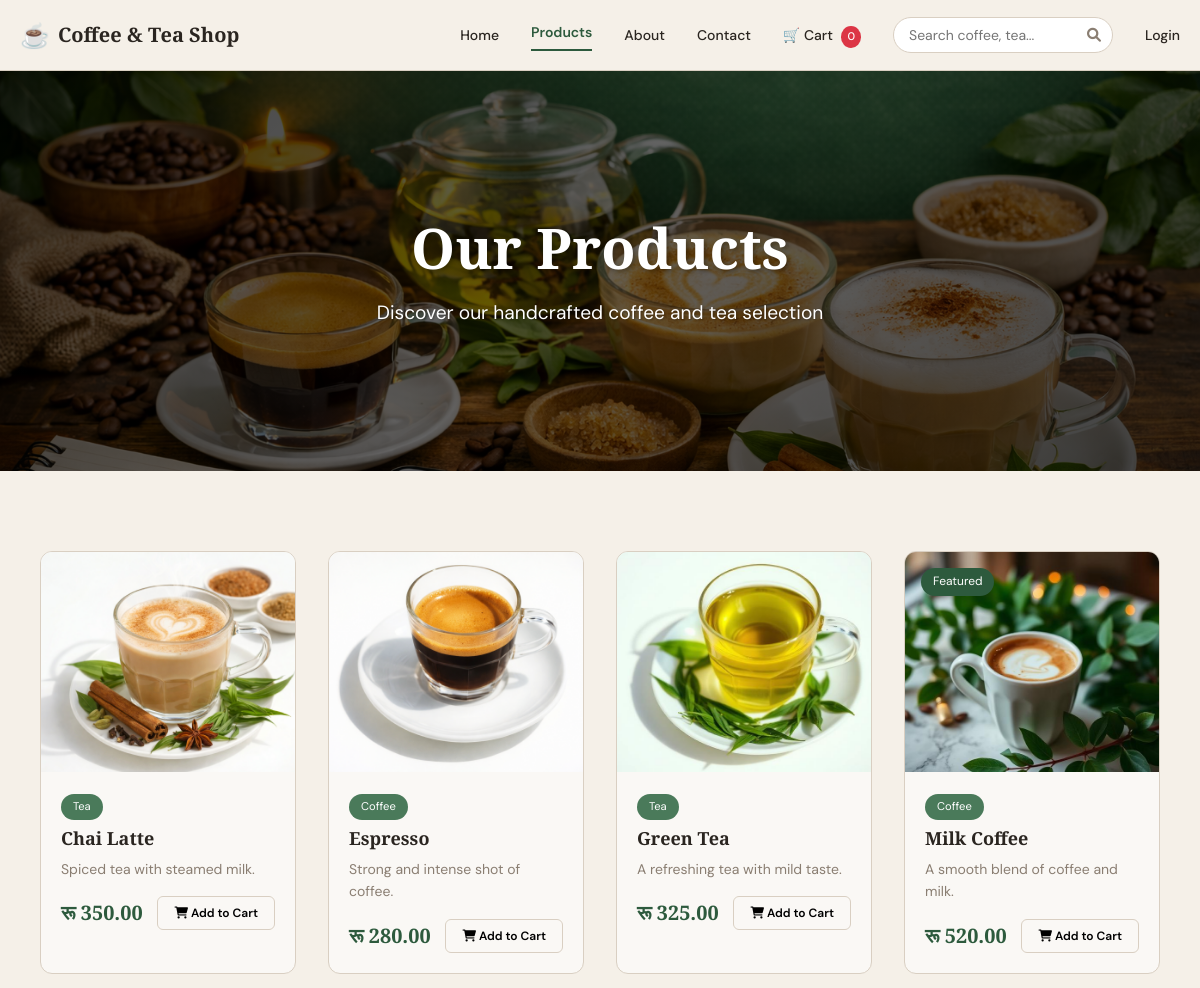
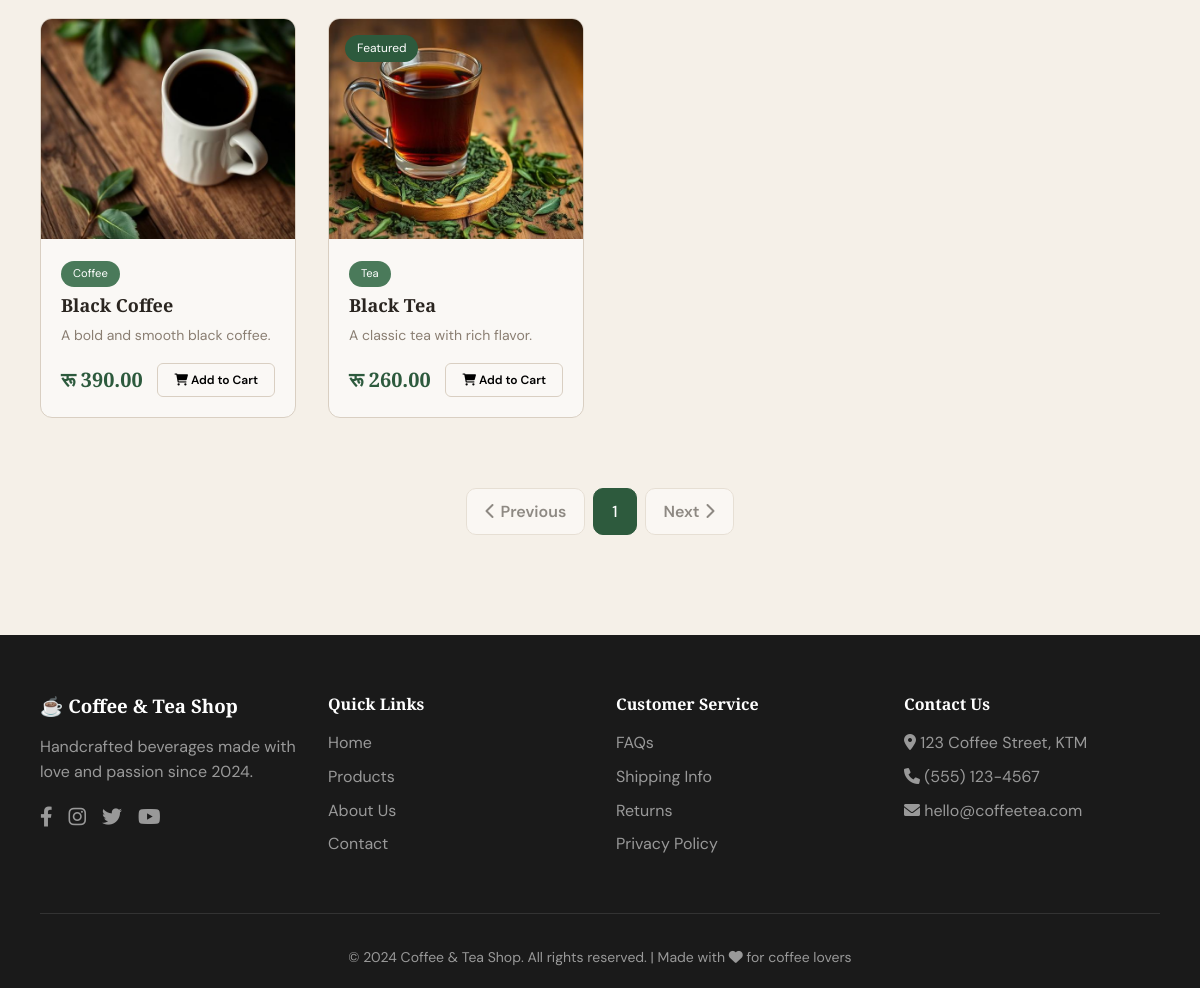
Screenshot of /products/ with the database file from the repository (2 pictures, top to bottom).
### apps/products/models.py (models this page shows, shortened)
class Product(models.Model):
    category = models.ForeignKey(Category, on_delete=models.CASCADE, related_name='products', null=True, blank=True)
    name = models.CharField(max_length=200)
    slug = models.SlugField(unique=True, blank=True)
    description = models.TextField()
    price = models.DecimalField(max_digits=10, decimal_places=2)
    image = models.ImageField(upload_to='products/', blank=True, null=True)
    is_available = models.BooleanField(default=True)
    featured = models.BooleanField(default=False)
    created_at = models.DateTimeField(auto_now_add=True)
    updated_at = models.DateTimeField(auto_now=True)
    class Meta:
        ordering = ['-created_at']

class Category(models.Model):
    name = models.CharField(max_length=100)
    slug = models.SlugField(unique=True, blank=True)
    description = models.TextField(blank=True)
    image = models.ImageField(upload_to='categories/', blank=True, null=True)
    created_at = models.DateTimeField(auto_now_add=True)
    class Meta:
        verbose_name_plural = 'Categories'
        ordering = ['name']

### apps/products/views.py (the view)
# urls.py: path('', views.product_list, name='product_list'),
def product_list(request):
    products_list = Product.objects.filter(is_available=True)
    paginator = Paginator(products_list, 8)
    page_number = request.GET.get('page', 1)
    products = paginator.get_page(page_number)
    return render(request, 'products/product_list.html', {
        'products': products,
    })

### apps/cart/context_processors.py (called while the page is built)
def get_cart(request):
    if request.user.is_authenticated:
        cart, created = Cart.objects.get_or_create(user=request.user)
    else:
        if not request.session.session_key:
            request.session.create()
        cart, created = Cart.objects.get_or_create(session_key=request.session.session_key)
    return cart

def cart_count(request):
    try:
        cart = get_cart(request)
        return {'cart_total_items': cart.get_total_items()}
    except:
        return {'cart_total_items': 0}

### apps/products/templates/products/product_list.html (shortened to what this page needs)
{% extends 'base.html' %}
{% load static %}
{% block products_active %}active{% endblock %}
{% block content %}
<section class="products-hero">
  <div class="container">
    <h1>Our Products</h1>
    <p>Discover our handcrafted coffee and tea selection</p>
  </div>
</section>
<section class="products-page">
  <div class="container">
    <div class="menu-grid">
      {% for product in products %}
      <div class="product-card">
        <div class="product-image">
          {% if product.image %}
            <img src="{{ product.image.url }}" alt="{{ product.name }}">
          {% else %}
            <img src="{% static 'images/placeholder.jpg' %}" alt="{{ product.name }}">
          {% endif %}
          {% if product.featured %}
            <span class="product-badge">Featured</span>
          {% endif %}
        </div>
        <div class="product-card-body">
          {% if product.category %}
            <span class="category-badge">{{ product.category.name }}</span>
          {% endif %}
          <h3>{{ product.name }}</h3>
          <p class="desc">{{ product.description|truncatewords:15 }}</p>
          <div class="product-footer">
            <span class="price">रू {{ product.price|floatformat:2 }}</span>
            <button class="add-to-cart"
                    data-product-id="{{ product.id }}"
                    data-product-name="{{ product.name }}"
                    data-product-price="{{ product.price }}">
              <i class="fas fa-shopping-cart"></i> Add to Cart
            </button>
          </div>
        </div>
      </div>
      {% empty %}
      <div class="no-products">
        <i class="fas fa-coffee"></i>
        <p>No products available at the moment. Please check back later!</p>
      </div>
      {% endfor %}
    </div>
    <div class="pagination-container">
      <div class="pagination">
        {% if products.has_previous %}
          <a href="?page={{ products.previous_page_number }}" class="page-link prev">
            <i class="fas fa-chevron-left"></i> Previous
          </a>
        {% else %}
          <span class="page-link prev disabled">
            <i class="fas fa-chevron-left"></i> Previous
          </span>
        {% endif %}
        {% for num in products.paginator.page_range %}
          {% if products.number == num %}
            <span class="page-link active">{{ num }}</span>
          {% elif num > products.number|add:'-3' and num < products.number|add:'3' %}
            <a href="?page={{ num }}" class="page-link">{{ num }}</a>
          {% endif %}
        {% endfor %}
        {% if products.has_next %}
          <a href="?page={{ products.next_page_number }}" class="page-link next">
            Next <i class="fas fa-chevron-right"></i>
          </a>
        {% else %}
          <span class="page-link next disabled">
            Next <i class="fas fa-chevron-right"></i>
          </span>
        {% endif %}
      </div>
    </div>
  </div>
</section>
{% endblock %}

### static/css/styles.css (style rules this page uses)
:root { --bg: #f5f0e8; --fg: #2a2520; --primary: #2d5a3d; --primary-dark: #1e3d28; --primary-light: #4a7a5a; --primary-fg: #f5f0e8; --card-bg: #faf8f5; --muted: #8a7e72; --border: #d9cfc2; --accent: #c4a27a; --shadow: 0 4px 20px rgba(0,0,0,0.08); --shadow-hover: 0 8px 30px rgba(0,0,0,0.12); }
* { margin: 0; padding: 0; box-sizing: border-box; }
body { font-family: 'DM Sans', sans-serif; background: var(--bg); color: var(--fg); line-height: 1.6; }
h1, h2, h3, h4 { font-family: 'Playfair Display', serif; font-weight: 700; line-height: 1.2; }
.container { max-width: 1200px; margin: 0 auto; padding: 0 20px; }
.products-page { padding: 80px 20px; background: var(--bg); }
.menu-grid { display: grid; grid-template-columns: repeat(4, 1fr); gap: 2rem; }
.product-card { background: var(--card-bg); border: 1px solid var(--border); border-radius: 12px; overflow: hidden; transition: all 0.3s; }
.product-image { position: relative; height: 220px; overflow: hidden; }
.product-image img { width: 100%; height: 100%; object-fit: cover; transition: transform 0.3s; }
.product-badge { position: absolute; top: 1rem; left: 1rem; padding: 0.25rem 0.75rem; background: var(--primary); color: white; font-size: 0.75rem; border-radius: 20px; }
.product-card-body { padding: 1.25rem; }
.product-card-body h3 { font-size: 1.125rem; margin-bottom: 0.5rem; }
.product-card-body .desc { font-size: 0.875rem; color: var(--muted); margin-bottom: 1rem; }
.product-footer { display: flex; justify-content: space-between; align-items: center; }
.price { font-family: 'Playfair Display', serif; font-size: 1.25rem; font-weight: 700; color: var(--primary); }
.add-to-cart { padding: 0.5rem 1rem; background: transparent; border: 1px solid var(--border); border-radius: 6px; font-family: 'DM Sans', sans-serif; font-size: 0.75rem; font-weight: 600; cursor: pointer; transition: all 0.2s; }

### rows the page displays
Product: image (picture), category.name "Tea", name "Chai Latte", description "Spiced tea with steamed milk.", price "350.00"
Product: image (picture), category.name "Coffee", name "Espresso", description "Strong and intense shot of coffee.", price "280.00"
Product: image (picture), category.name "Tea", name "Green Tea", description "A refreshing tea with mild taste.", price "325.00"
Product: image (picture), featured "Featured", category.name "Coffee", name "Milk Coffee", description "A smooth blend of coffee and milk.", price "520.00"
Product: image (picture), category.name "Coffee", name "Black Coffee", description "A bold and smooth black coffee.", price "390.00"
Product: image (picture), featured "Featured", category.name "Tea", name "Black Tea", description "A classic tea with rich flavor.", price "260.00"

### other values shown
{{ num }} "1"
